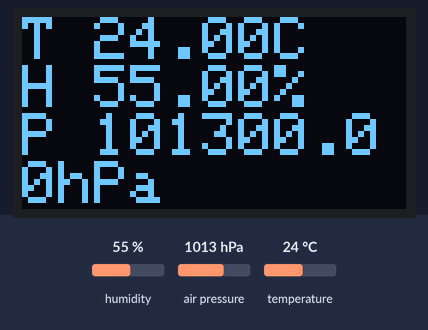
Simulated run of this program. Board: Arduino Uno R4 Minima. Parts: 128×64 one-colour display. The test bench sets the inputs (shaded band); at power-on: humidity 55 %, air pressure 1013 hPa, temperature 24 °C. The display library's start-up logo is not drawn; what the program prints to the serial monitor is not drawn.

Above: at 2.2 s.
2.3 s: humidity set to 22 %
At 3.8 s:
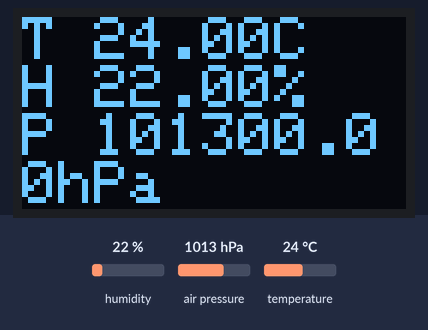
4.1 s: air pressure set to 952 hPa
At 5.0 s:
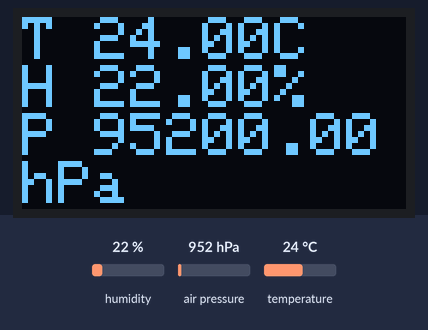
5.6 s: temperature set to 12 °C
At 6.2 s:
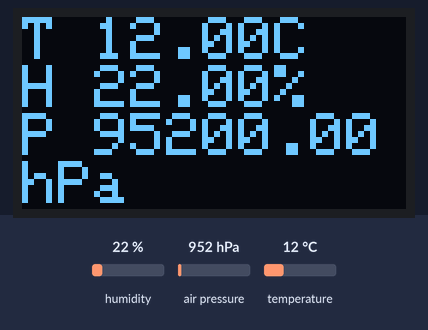
7.1 s: humidity set to 40 %
At 8.4 s:
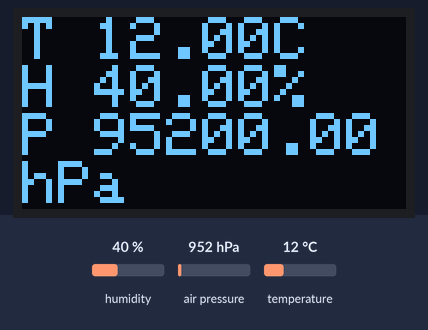
8.7 s: air pressure set to 975 hPa
At 9.8 s:
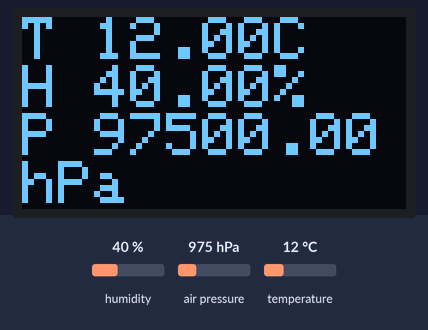
Timing chart, 0 to 11.2 s (numbered marks = the images above; inputs shaded):
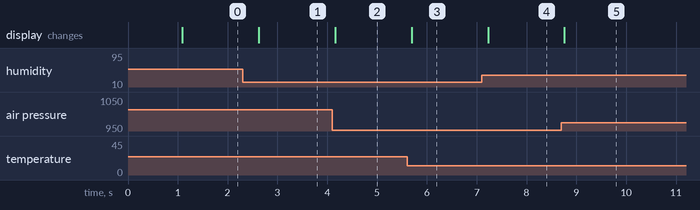

Measured:
- after the input at 2.3 s, the display: changes after 0.32 s (image 1)
- after the input at 4.1 s, the display: changes after 0.06 s (image 2)
- after the input at 5.6 s, the display: changes after 0.09 s (image 3)
- after the input at 7.1 s, the display: changes after 0.13 s (image 4)
- after the input at 8.7 s, the display: changes after 0.06 s (image 5)

The program:

main.cpp
```cpp
#include <Wire.h>
#include <SPI.h>
#include <Adafruit_Sensor.h>
#include <Adafruit_BME280.h>
#include <Adafruit_GFX.h>
#include <Adafruit_SSD1306.h>

//  BME280 Stuff //
Adafruit_BME280 bme; // using I2C
#define SEALEVELPRESSURE_HPA (1015.3)

// SD1306 OLED Stuff //
#define SCREEN_WIDTH 128 // OLED display width, in pixels
#define SCREEN_HEIGHT 64 // OLED display height, in pixels
#define OLED_RESET     -1 // Reset pin # (or -1 if sharing Arduino reset pin)
#define SCREEN_ADDRESS 0x3C ///< See datasheet for Address; 0x3D for 128x64, 0x3C for 128x32
Adafruit_SSD1306 display(SCREEN_WIDTH, SCREEN_HEIGHT, &Wire, OLED_RESET);

int displayTime = 1500;

void printValues();
void displayValues();

void setup() {
    ///////////////////////////////////////
    // Start with initializing BME280 stuff
    Serial.begin(9600);
    while(!Serial);    // time to get serial running
    Serial.println(F("BME280 test"));

    unsigned status;

    // default settings
    status = bme.begin();
    // You can also pass in a Wire library object like &Wire2
    // status = bme.begin(0x76, &Wire2)
    if (!status) {
        Serial.println("Could not find a valid BME280 sensor, check wiring, address, sensor ID!");
        Serial.print("SensorID was: 0x"); Serial.println(bme.sensorID(),16);
        Serial.print("        ID of 0xFF probably means a bad address, a BMP 180 or BMP 085\n");
        Serial.print("   ID of 0x56-0x58 represents a BMP 280,\n");
        Serial.print("        ID of 0x60 represents a BME 280.\n");
        Serial.print("        ID of 0x61 represents a BME 680.\n");
        while (1) delay(10);
    }

    Serial.println("-- Default Test --");
    //sensorTime = 5000;  // sensor polling time (in ms)
    //displayTime = 5000; // display timer

    Serial.println();
  //////////////////////////////////////
  // Now initialize SD1306 OLED stuff

  // SSD1306_SWITCHCAPVCC = generate display voltage from 3.3V internally
  if(!display.begin(SSD1306_SWITCHCAPVCC, SCREEN_ADDRESS)) {
    Serial.println(F("SSD1306 allocation failed"));
    for(;;); // Don't proceed, loop forever
  }

  // Show initial display buffer contents on the screen --
  // the library initializes this with an Adafruit splash screen.
  display.display();
  delay(1000); // Pause for 2 seconds
  display.clearDisplay();
  //////////////////////////////////////
}

void loop() {
    printValues();
    displayValues();
    delay(displayTime);
}

// Function to print BME280 values to Serial
void printValues() {
    Serial.print("Sensor ID = 0x");
    Serial.println(bme.sensorID());

    Serial.print("Temperature = ");
    Serial.print(bme.readTemperature());
    Serial.println(" °C");

    Serial.print("Pressure = ");

    Serial.print(bme.readPressure() / 100.0F);
    Serial.println(" hPa");

    Serial.print("Approx. Altitude = ");
    Serial.print(bme.readAltitude(SEALEVELPRESSURE_HPA));
    Serial.println(" m");

    Serial.print("Humidity = ");
    Serial.print(bme.readHumidity());
    Serial.println(" %");

    Serial.println();
}

// Function to print BME280 values to SSD1306 Display
void displayValues() {
  display.clearDisplay();

  display.setTextSize(2); // draws 2x-scale text
  display.setTextColor(SSD1306_WHITE);
  display.setCursor(0, 0);

  display.print("T "); display.print(bme.readTemperature()); display.println("C");
  display.print("H "); display.print(bme.readHumidity()); display.println("%");
  display.print("P "); display.print(bme.readPressure()); display.println("hPa");
  display.display();
}
```
